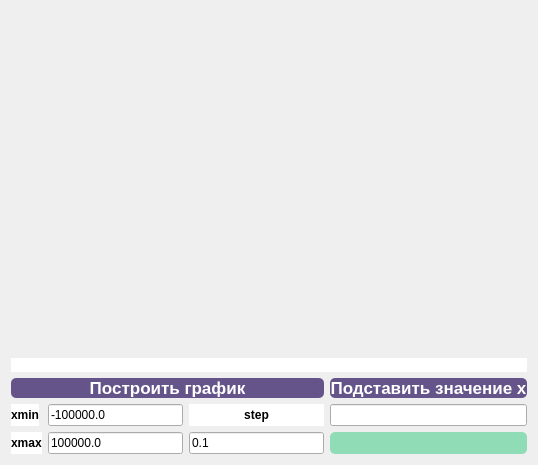
<?xml version="1.0" encoding="UTF-8"?>
<ui version="4.0">
 <class>graphic</class>
 <widget class="QWidget" name="graphic">
  <property name="geometry">
   <rect>
    <x>0</x>
    <y>0</y>
    <width>538</width>
    <height>465</height>
   </rect>
  </property>
  <property name="windowTitle">
   <string>Form</string>
  </property>
  <layout class="QGridLayout" name="gridLayout">
   <item row="0" column="0" colspan="4">
    <widget class="QCustomPlot" name="widget" native="true">
     <property name="font">
      <font>
       <bold>true</bold>
      </font>
     </property>
    </widget>
   </item>
   <item row="5" column="0">
    <widget class="QLabel" name="xmin">
     <property name="sizePolicy">
      <sizepolicy hsizetype="Maximum" vsizetype="Preferred">
       <horstretch>0</horstretch>
       <verstretch>0</verstretch>
      </sizepolicy>
     </property>
     <property name="font">
      <font>
       <bold>true</bold>
      </font>
     </property>
     <property name="styleSheet">
      <string notr="true">background-color: rgb(255, 255, 255);
color:rgb(0,0,0);</string>
     </property>
     <property name="text">
      <string>xmin</string>
     </property>
    </widget>
   </item>
   <item row="2" column="0" colspan="3">
    <widget class="QPushButton" name="build_graphic">
     <property name="font">
      <font>
       <pointsize>13</pointsize>
       <bold>true</bold>
      </font>
     </property>
     <property name="styleSheet">
      <string notr="true">QPushButton {
	color: white;
	background-color: rgb(100, 84, 138);	
	border-radius: 5px;
}

QPushButton:pressed {
	background-color: qlineargradient(x1:0, y1:0, x2:0, y2:1, stop: 0 #56556D, stop: 1 rgb(100, 84, 138));
}
</string>
     </property>
     <property name="text">
      <string>Построить график</string>
     </property>
    </widget>
   </item>
   <item row="6" column="3">
    <widget class="QLabel" name="answer">
     <property name="font">
      <font>
       <bold>true</bold>
      </font>
     </property>
     <property name="styleSheet">
      <string notr="true">color: rgb(100, 84, 138);
background-color: rgb(144, 220, 182);
border-radius: 5px;</string>
     </property>
     <property name="text">
      <string/>
     </property>
     <property name="alignment">
      <set>Qt::AlignCenter</set>
     </property>
    </widget>
   </item>
   <item row="2" column="3">
    <widget class="QPushButton" name="push_x">
     <property name="font">
      <font>
       <pointsize>13</pointsize>
       <bold>true</bold>
      </font>
     </property>
     <property name="styleSheet">
      <string notr="true">QPushButton {
	color: white;
	background-color: rgb(100, 84, 138);	
	border-radius: 5px;
}

QPushButton:pressed {
	background-color: qlineargradient(x1:0, y1:0, x2:0, y2:1, stop: 0 #56556D, stop: 1 rgb(100, 84, 138));
}
</string>
     </property>
     <property name="text">
      <string>Подставить значение x</string>
     </property>
    </widget>
   </item>
   <item row="5" column="3">
    <widget class="QLineEdit" name="x_value"/>
   </item>
   <item row="1" column="0" colspan="4">
    <widget class="QLabel" name="expression">
     <property name="sizePolicy">
      <sizepolicy hsizetype="Preferred" vsizetype="Maximum">
       <horstretch>0</horstretch>
       <verstretch>0</verstretch>
      </sizepolicy>
     </property>
     <property name="font">
      <font>
       <bold>true</bold>
      </font>
     </property>
     <property name="styleSheet">
      <string notr="true">background-color: rgb(255, 255, 255);
color:rgb(0,0,0);</string>
     </property>
     <property name="text">
      <string/>
     </property>
     <property name="alignment">
      <set>Qt::AlignCenter</set>
     </property>
    </widget>
   </item>
   <item row="6" column="0">
    <widget class="QLabel" name="xmax">
     <property name="font">
      <font>
       <bold>true</bold>
      </font>
     </property>
     <property name="styleSheet">
      <string notr="true">background-color: rgb(255, 255, 255);
color:rgb(0,0,0);</string>
     </property>
     <property name="text">
      <string>xmax</string>
     </property>
    </widget>
   </item>
   <item row="5" column="1">
    <widget class="QLineEdit" name="xmin_value">
     <property name="text">
      <string>-100000.0</string>
     </property>
    </widget>
   </item>
   <item row="6" column="1">
    <widget class="QLineEdit" name="xmax_value">
     <property name="text">
      <string>100000.0</string>
     </property>
    </widget>
   </item>
   <item row="6" column="2">
    <widget class="QLineEdit" name="step_value">
     <property name="text">
      <string>0.1</string>
     </property>
    </widget>
   </item>
   <item row="5" column="2">
    <widget class="QLabel" name="step">
     <property name="font">
      <font>
       <bold>true</bold>
      </font>
     </property>
     <property name="styleSheet">
      <string notr="true">background-color: rgb(255, 255, 255);
color:rgb(0,0,0);</string>
     </property>
     <property name="text">
      <string>step</string>
     </property>
     <property name="alignment">
      <set>Qt::AlignCenter</set>
     </property>
    </widget>
   </item>
  </layout>
 </widget>
 <customwidgets>
  <customwidget>
   <class>QCustomPlot</class>
   <extends>QWidget</extends>
   <header>qcustomplot.h</header>
   <container>1</container>
  </customwidget>
 </customwidgets>
 <resources/>
 <connections/>
</ui>
